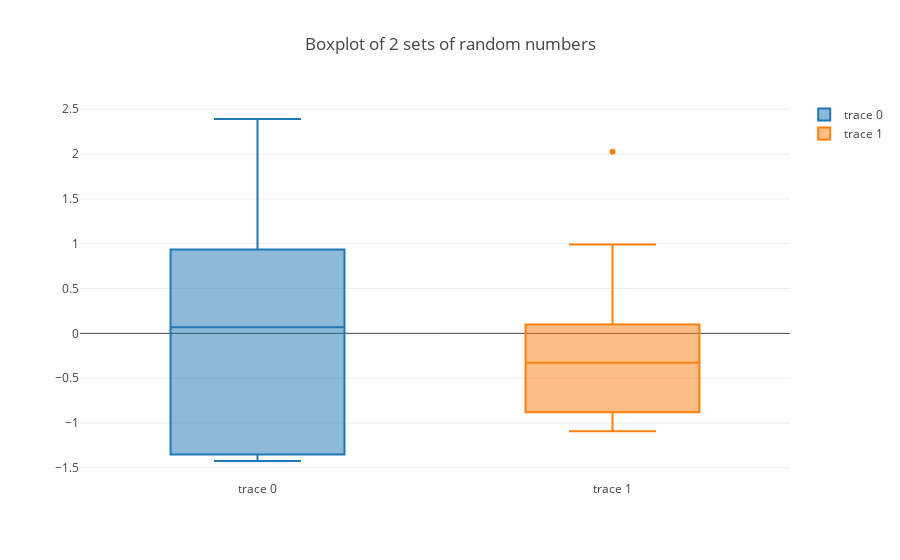

The code cell stored with this chart in its notebook:
### Markdown cell above
#### Boxplot in plotly

### Code cell
trace0 = go.Box(
    y=np.random.randn(10)
)
trace1 = go.Box(
    y=np.random.randn(10)
)
data = [trace0, trace1]
layout = go.Layout(title = "Boxplot of 2 sets of random numbers")
fig = go.Figure(data= data, layout=layout)
iplot(fig)

### Figure 1 — Plotly figure (JSON) as saved in the notebook; plotly's stock layout.template omitted (floating-point values rounded to 4 significant figures)
{"data": [{"type": "box", "y": [-1.424, -0.2405, 0.9361, 0.6779, -1.351, -1.358, 1.122, 0.3783, 2.392, -0.477]}, {"type": "box", "y": [0.04659, -0.5303, 0.992, -0.8811, -0.6012, -1.033, 2.027, -1.093, -0.1273, 0.09954]}], "layout": {"title": "Boxplot of 2 sets of random numbers"}}
